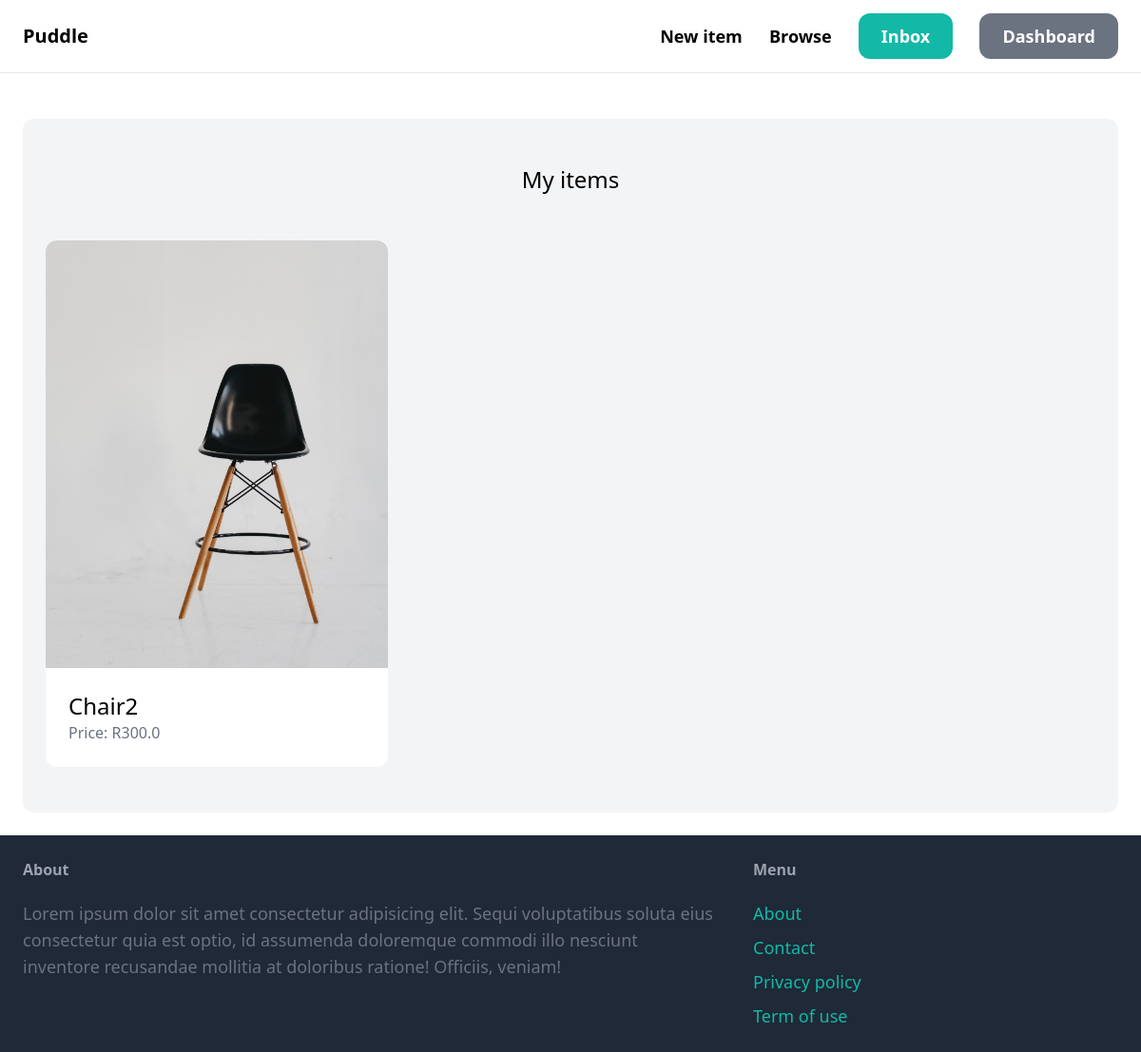
The app's page /dashboard/ (signed in), older data.
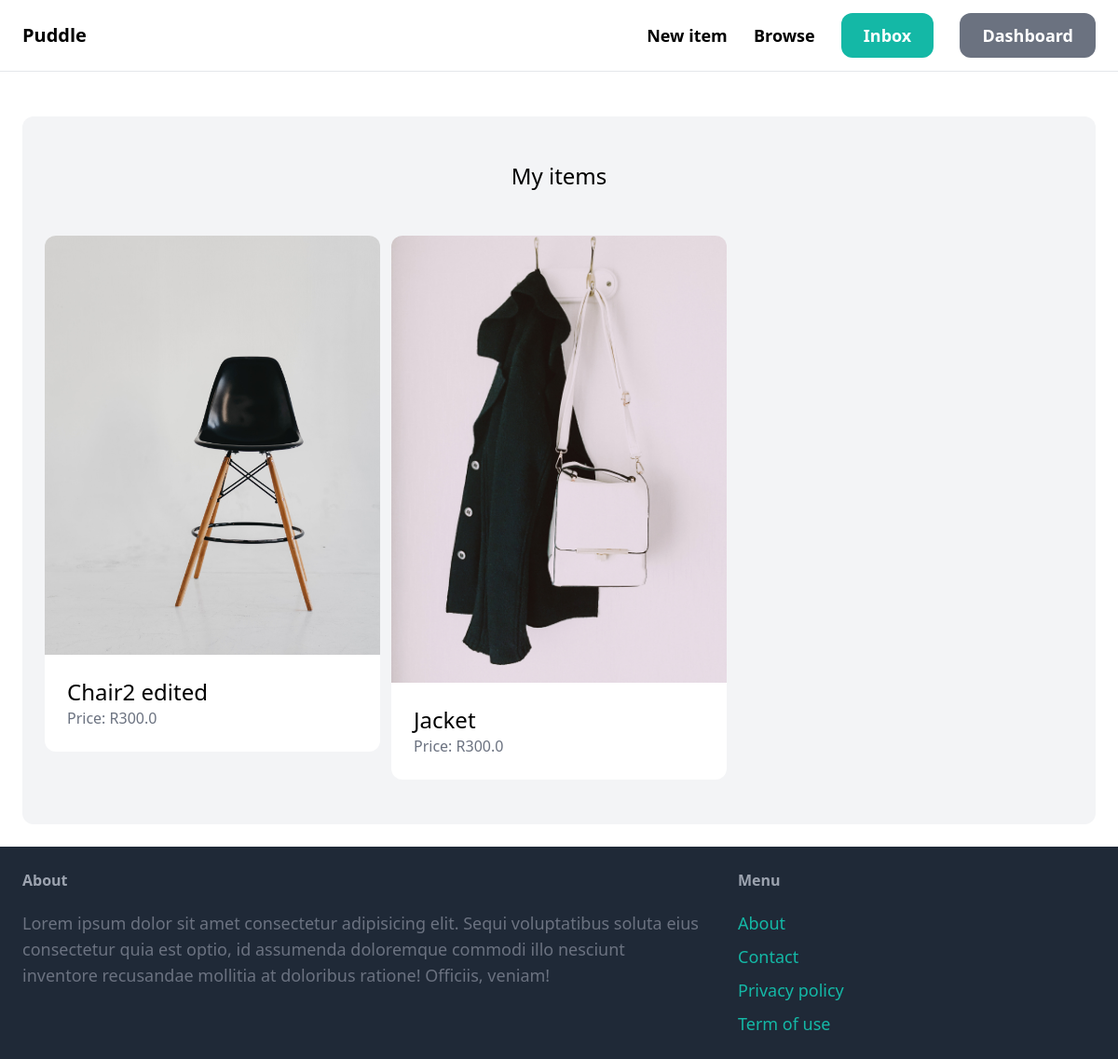
The same page, newer data.
### item/models.py (models this page shows, shortened)
class Item (models.Model):
    category = models.ForeignKey(
        Category, related_name='items', on_delete=models.CASCADE)
    name = models.CharField(max_length=255)
    description = models.TextField(blank=True, null=True)
    image = models.ImageField(upload_to='item_images', blank=True, null=True)
    price = models.FloatField()
    is_sold = models.BooleanField(default=False)
    created_by = models.ForeignKey(
        User, related_name='items', on_delete=models.CASCADE)
    created_at = models.DateTimeField(auto_now_add=True)

### dashboard/views.py (the view)
# urls.py: path('',views.index,name='index'),
@login_required
def index(request):
    items = Item.objects.filter(created_by = request.user)
    return render(request,'dashboard/index.html',{
        'items':items,
    })

### dashboard/Templates/dashboard/index.html
{% extends 'core/base.html' %} {% block title %}Dashboard{% endblock title %}
{%block content %}
<div class="mt-6 px-6 py-12 bg-gray-100 rounded-xl">
  <h2 class="mb-12 text-2xl text-center">My items</h2>
  <div class="grid grid-cols-3 gap-3">
    {% for item in items %}
    <div>
      <a href="{% url 'item:detail' item.id %}">
        <div>
          <img src="{{ item.image.url }}" class="rounded-t-xl" alt="" />
        </div>
        <div class="p-6 bg-white rounded-b-xl">
          <h2 class="text-2xl">{{item.name}}</h2>
          <p class="text-gray-500">Price: R{{item.price}}</p>
        </div>
      </a>
    </div>
    {% endfor %}
  </div>
</div>
{% endblock content %}

Row changes from the older to the newer data that the page shows:
changed Item: name "Chair2" → "Chair2 edited"
added Item: image (picture), name "Jacket", price "300.0"
